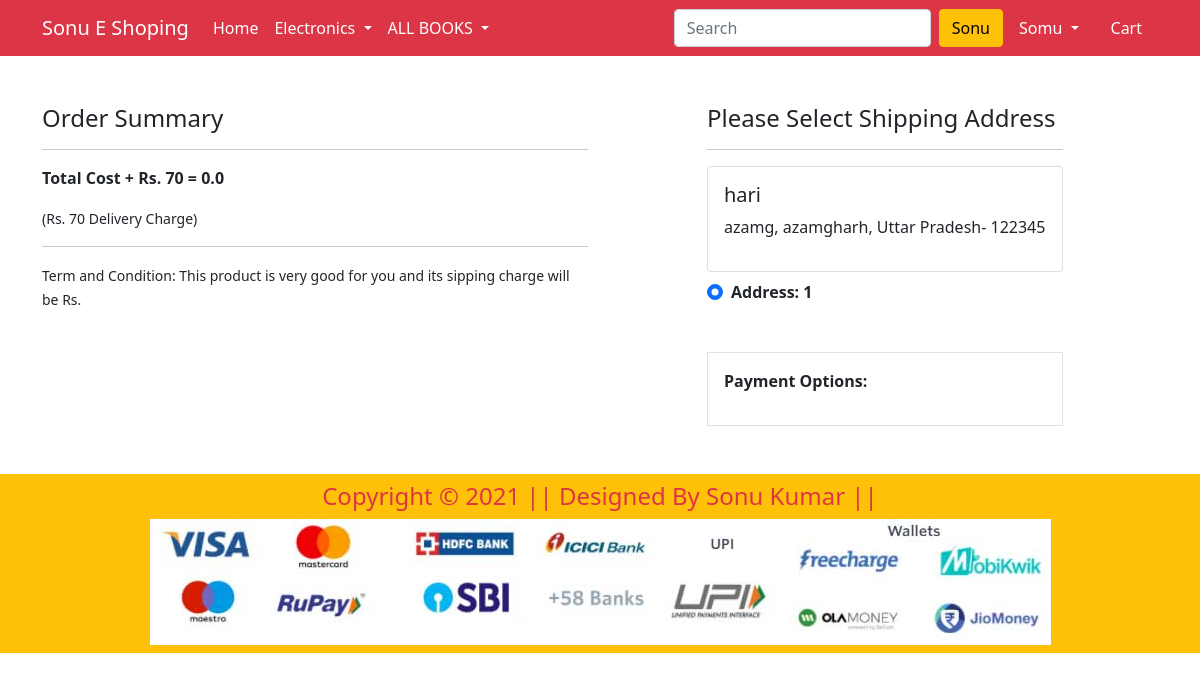
Screenshot of /checkout/ (signed in) with the database file from the repository.
### app/models.py (models this page shows, shortened)
class Customer(models.Model):
 user = models.ForeignKey(User, on_delete=models.CASCADE)
 name = models.CharField(max_length=200)
 locality = models.CharField(max_length=200)
 city = models.CharField(max_length=50)
 zipcode = models.IntegerField()
 state = models.CharField(choices=STATE_CHOICES, max_length=50)

### app/views.py (the view)
# urls.py: path('checkout/', views.checkout, name='checkout'),
@login_required
def checkout(request):
	user = request.user
	add = Customer.objects.filter(user=user)
	cart_items = Cart.objects.filter(user=request.user)
	amount = 0.0
	shipping_amount = 70.0
	totalamount=0.0
	cart_product = [p for p in Cart.objects.all() if p.user == request.user]
	if cart_product:
		for p in cart_product:
			tempamount = (p.quantity * p.product.discounted_price)
			amount += tempamount
		totalamount = amount+shipping_amount
	return render(request, 'app/checkout.html', {'add':add, 'cart_items':cart_items, 'totalcost':totalamount})

### app/templates/app/checkout.html (shortened to what this page needs)
{% extends 'app/base.html' %}
{% load static %}
{% block main-content %}
<div class="container">
 <div class="row mt-5">
  <div class="col-sm-6">
    <h4>Order Summary</h4>
    <hr>
    <p class="fw-bold">Total Cost + Rs. 70  = {{totalcost}}</p>
    <small>(Rs. 70 Delivery Charge)</small> <hr>
    <small>Term and Condition: This product is very good for you and its sipping charge will be Rs.</small>
  </div>
  <div class="col-sm-4 offset-sm-1">
    <h4> Please Select Shipping Address</h4>
    <hr>
    <form action="/paymentdone" id="myform">
    {% for ad in add %}
      <div class="card">
        <div class="card-body">
        <h5>{{ad.name}}</h5>
        <p>{{ad.locality}}, {{ad.city}}, {{ad.state}}- {{ad.zipcode}}</p>
        </div>
      </div>
        <div class="form-check mt-2 mb-5">
          <input class="form-check-input" type="radio" name="custid" id="custadd{{forloop.counter}}" value="{{ad.id}}" checked>
          <label class="form-check-label fw-bold" for="custadd{{forloop.counter}}">
            Address: {{ forloop.counter }} </label>
        </div>
      {% endfor %}
        <div class="border p-3">
          <p class="fw-bold">Payment Options:</p>
        </div>
      </form>
    </div>
  </div>
</div>
{% endblock main-content %}

### app/templates/app/base.html (shortened to what this page needs)
<!doctype html>
{% load static %}
<html lang="en">
  <head>
    <link href="https://cdn.jsdelivr.net/npm/bootstrap@5.0.0-beta1/dist/css/bootstrap.min.css" rel="stylesheet">
    <link rel="stylesheet" href="{% static 'app/css/owl.carousel.min.css' %}">
    <link rel="stylesheet" href="{% static 'app/css/all.min.css' %}">
    <link rel="stylesheet" href="{% static 'app/css/style.css' %}">
  </head>
  <body>
    <nav class="navbar navbar-expand-lg navbar-dark bg-danger">
     <div class="container">
       <a class="navbar-brand" href="/">Sonu E Shoping</a>
       <div class="collapse navbar-collapse" id="navbarSupportedContent">
         <ul class="navbar-nav me-auto mb-2 mb-lg-0">
           <li class="nav-item">
             <a class="nav-link active" aria-current="page" href="/">Home</a>
           </li>
           <li class="nav-item dropdown">
             <a class="nav-link dropdown-toggle text-white" href="#" id="electronicsDropdown" role="button" data-bs-toggle="dropdown" aria-expanded="false">
               Electronics
             </a>
           </li>
           <li class="nav-item dropdown">
             <a class="nav-link dropdown-toggle text-white" href="#" id="fashionDropdown" role="button" data-bs-toggle="dropdown" aria-expanded="false">
               ALL BOOKS
             </a>
           </li>
         </ul>
         <form class="d-flex">
           <input class="form-control me-2" type="search" placeholder="Search" aria-label="Search">
           <button class="btn btn-warning" type="submit">Sonu</button>
         </form>
         <div>
          <ul class="navbar-nav me-auto mb-2 mb-lg-0">
          {% if request.user.is_authenticated %}
           <li class="nav-item dropdown mx-2">
              <a class="nav-link dropdown-toggle text-white" href="#" id="profileDropdown" role="button" data-bs-toggle="dropdown" aria-expanded="false">
                {{request.user.username|capfirst}}
              </a>
            </li>
            <li class="nav-item mx-2">
              <a href="{% url 'showcart' %}" class="nav-link text-white"> Cart </a>
            </li>
            {% endif %}
          </ul>
         </div>
       </div>
     </div>
    </nav>
    {% block main-content %} {% endblock main-content %}
    <footer class="container-fluid bg-warning text-center p-2 mt-5">
        <small class="text-danger"><h4>Copyright &copy; 2021 || Designed By Sonu Kumar ||</h4> </small>
        <img src="{% static 'app/images/payimg.jpg' %}" alt="" srcset="" class="img-fluid" height="2px">
    </footer>
  </body>
</html>

### rows the page displays
Customer: name "hari", locality "azamg", city "azamgharh", state "Uttar Pradesh", zipcode "122345"

### other values shown
{{ request.user.username|capfirst }} "Somu"
{{ totalcost }} "0.0"
